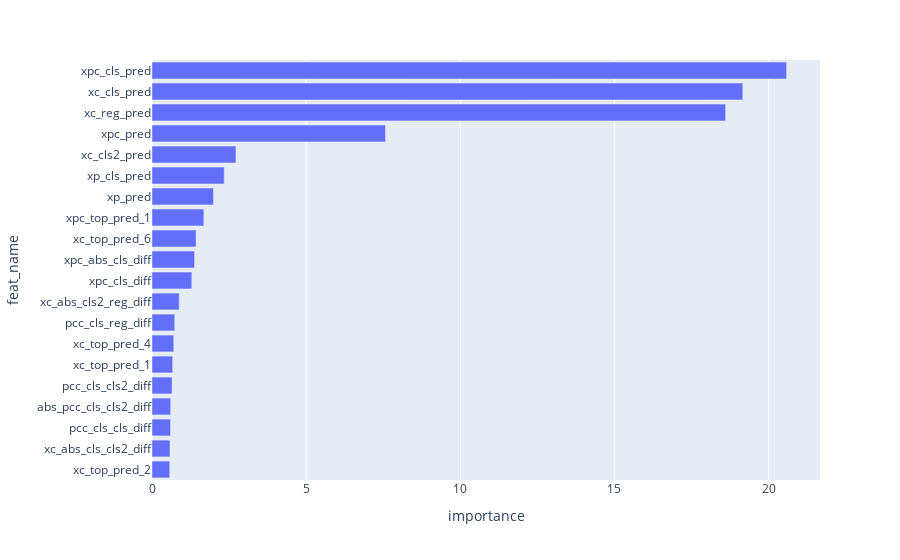

Source (notebook cell):
### Code cell
gezi.plot.feature_importance(cbt_model, topn=20)

### Figure 1 — Plotly figure (JSON) as saved in the notebook; plotly's stock layout.template omitted (floating-point values rounded to 4 significant figures)
{"data": [{"alignmentgroup": "True", "hovertemplate": "importance=%{x}<br>feat_name=%{y}<extra></extra>", "legendgroup": "", "marker": {"color": "#636efa", "pattern": {"shape": ""}}, "name": "", "offsetgroup": "", "orientation": "h", "showlegend": false, "textposition": "auto", "type": "bar", "x": [0.5764, 0.5847, 0.5999, 0.6058, 0.6517, 0.6711, 0.7061, 0.7371, 0.8813, 1.291, 1.38, 1.429, 1.682, 1.992, 2.341, 2.722, 7.572, 18.6, 19.16, 20.58], "xaxis": "x", "y": ["xc_top_pred_2", "xc_abs_cls_cls2_diff", "pcc_cls_cls_diff", "abs_pcc_cls_cls2_diff", "pcc_cls_cls2_diff", "xc_top_pred_1", "xc_top_pred_4", "pcc_cls_reg_diff", "xc_abs_cls2_reg_diff", "xpc_cls_diff", "xpc_abs_cls_diff", "xc_top_pred_6", "xpc_top_pred_1", "xp_pred", "xp_cls_pred", "xc_cls2_pred", "xpc_pred", "xc_reg_pred", "xc_cls_pred", "xpc_cls_pred"], "yaxis": "y"}], "layout": {"barmode": "relative", "legend": {"tracegroupgap": 0}, "margin": {"t": 60}, "xaxis": {"anchor": "y", "domain": [0, 1], "title": {"text": "importance"}}, "yaxis": {"anchor": "x", "domain": [0, 1], "title": {"text": "feat_name"}}}}
